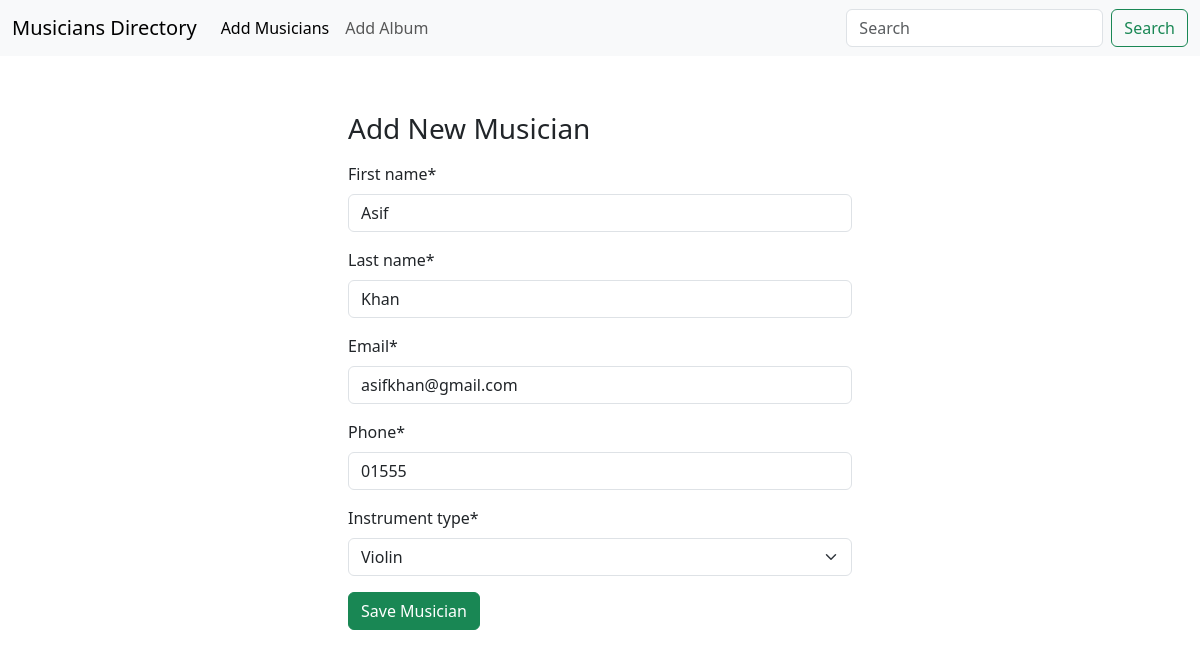
Page /musician/edit/6 on the committed database.
### musician/models.py (models this page shows, shortened)
class MusiciansModel(models.Model):
    first_name = models.CharField(max_length=50)
    last_name = models.CharField(max_length=50)
    email = models.EmailField()
    phone = models.CharField(max_length=11)
    instruments = [
        ('Violin', 'Violin'),
        ('Guitar', 'Guitar'),
        ('Drums', 'Drums'),
        ('Keyboard', 'Keyboard')
    ]
    instrument_type = models.CharField(choices=instruments, max_length=8)

### musician/views.py (the view)
# urls.py: path('edit/<int:id>', views.edit_Musician, name ='edit_Musician'),
def edit_Musician(request, id):
    musicianData = MusiciansModel.objects.get(pk=id)
    form = MusiciansForm(instance=musicianData)
    if request.method == 'POST':
        form = MusiciansForm(request.POST, instance=musicianData)
        if(form.is_valid()):
            form.save()
            return redirect('index')
    return render(request, 'musician/add_Musician.html', {'form' : form})

### musician/forms.py
class MusiciansForm(forms.ModelForm):
    class Meta:
        model = MusiciansModel
        fields = '__all__'

### musician/templates/musician/add_Musician.html (shortened to what this page needs)
{% extends "base.html" %}
{% block content %}
{% load crispy_forms_tags %}
<div class="w-50 p-5 m-auto">
    <h3 class="py-2">Add New Musician </h3>
    <form method='post' action=''>
        {{form | crispy}}
        <button class="btn btn-success">Save Musician</button>
    </form>
</div>
{% endblock content %}

### rows in the picture
MusiciansModel: first_name "Asif", last_name "Khan", email "asifkhan@gmail.com", phone "01555", instrument_type "Violin"
